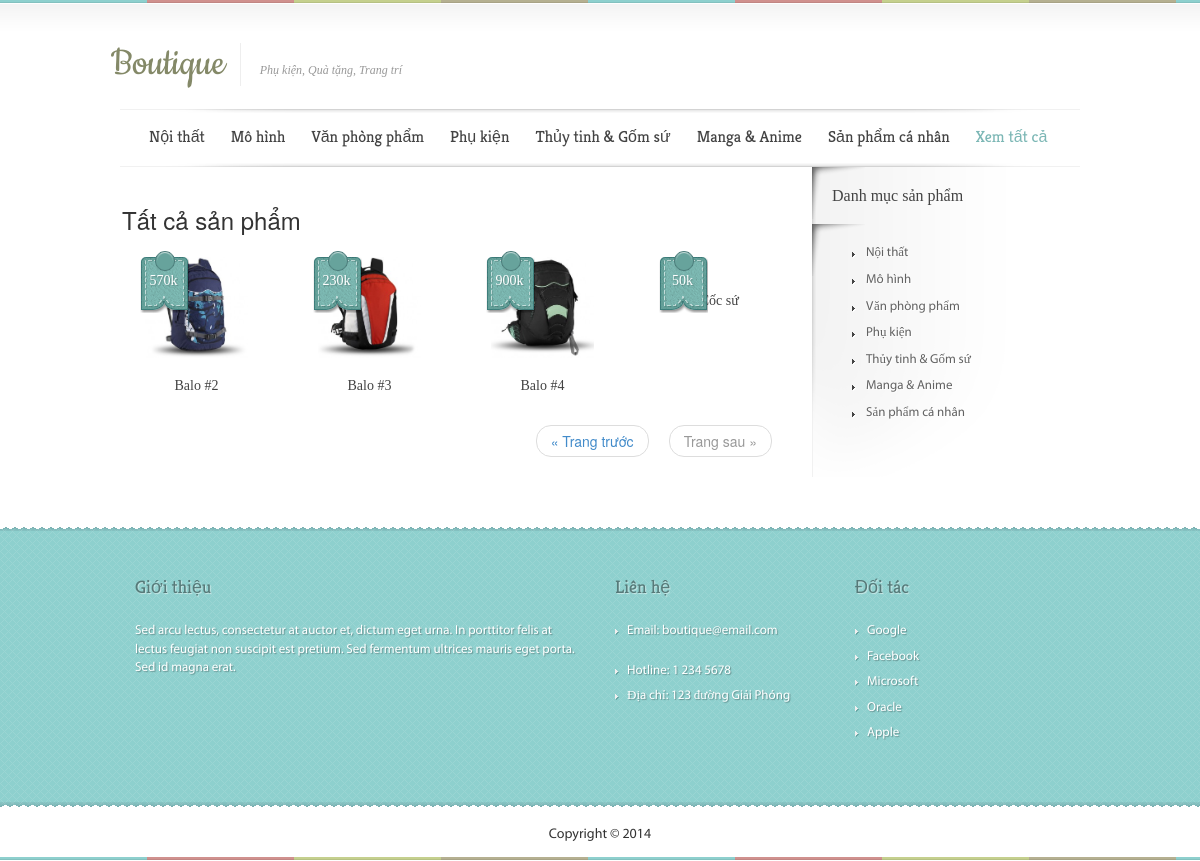
The app's page /products.php?&page=2, older data.
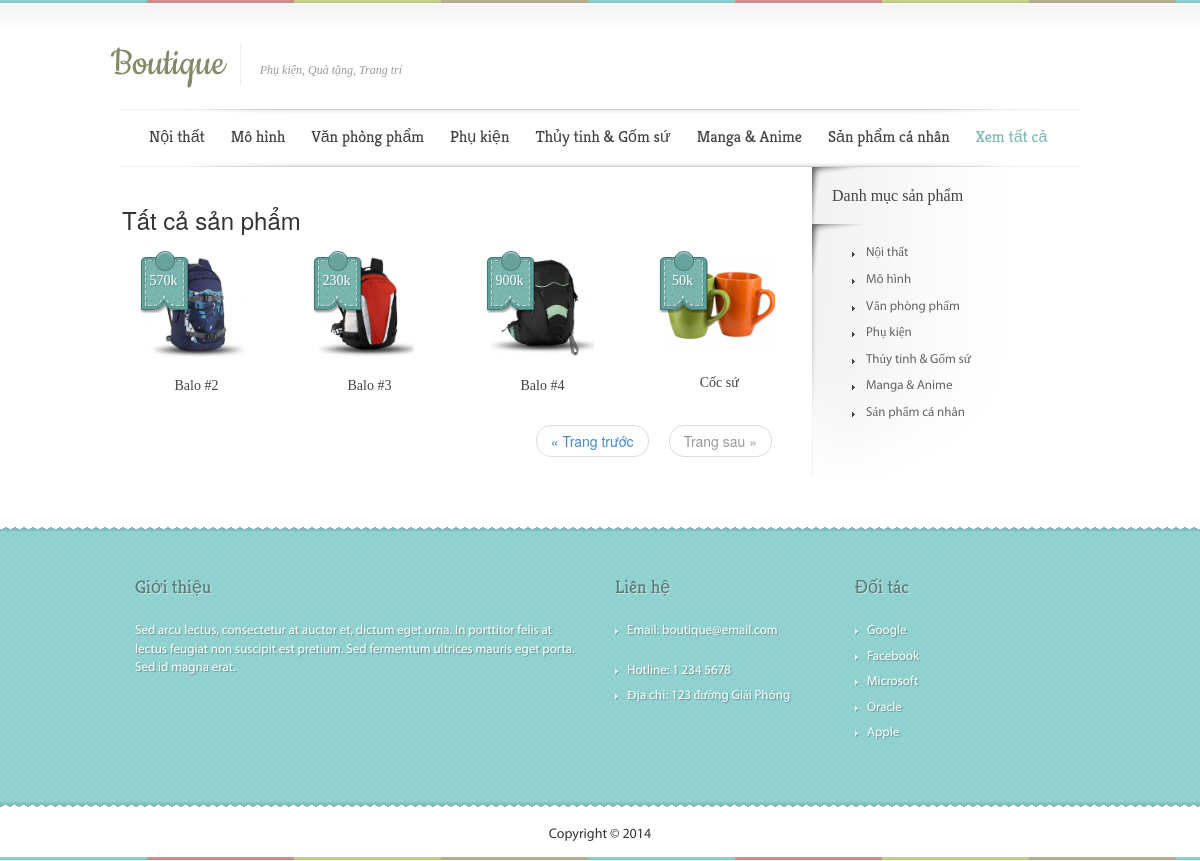
The same page, newer data.
### tables this page shows
CREATE TABLE products (
	id INT PRIMARY KEY AUTO_INCREMENT,
	name VARCHAR(512) NOT NULL,
	short_description VARCHAR(1024) NOT NULL,
	description TEXT NOT NULL,
	image VARCHAR(512),
	category_id INT REFERENCES categories(id),
	price float,
	published BIT NOT NULL DEFAULT 1,
	published_date DATETIME,
	created_date DATETIME,
	modified_date DATETIME
)  DEFAULT;

### core/DataContext.php (called while the page is built, shortened)
<?php
class DataContext {
	private $host = 'localhost';
	private $user = 'root';
	private $password = '';
	private $database = 'boutique';
	public $defaultLimit = 8;
	private function getConnection()
	{
		$db = new mysqli($this->host, $this->user, $this->password, $this->database);
		$db->set_charset('utf8');
		return $db;
	}
	public function getProducts($options = array())
	{
		$db = $this->getConnection();
		$defaults = array(
			'limit' => $this->defaultLimit,
			'offset' => 0,
			'search' => '',
			'published' => 1,
			'category_id' => '%'
		);
		$options = array_merge($defaults, $options);
		if (isset($options['page'])) {
			$limit = $this->defaultLimit;
			$offset = ($options['page'] - 1) * $this->defaultLimit;
		} else {
			$limit = $options['limit'];
			$offset = $options['offset'];
		}
		$search = '%' . $options['search'] . '%';
		$published = $options['published'];
		$categoryId = $options['category_id'];
		$statement = $db->prepare(
				"SELECT * FROM `products`
			WHERE (`published` IN (?) OR `published` LIKE ?)
			AND (`category_id` IN (?) OR `category_id` LIKE ?)
			AND (`name` LIKE ? OR `description` LIKE ? OR `short_description` LIKE ?)
			ORDER BY `published_date` DESC
			LIMIT ? OFFSET ?");
		$statement->bind_param('sssssssii', $published, $published, $categoryId, $categoryId, $search, $search, $search, $limit, $offset);
		$statement->execute();
		$products = array();
		$product = new Product();
		$statement->bind_result($product->id, $product->name, $product->shortDescription, $product->description, $product->image, $product->categoryId, $product->price, $product->published, $product->publishedDate, $product->createdDate, $product->modifiedDate);
		while ($statement->fetch()) {
			$products[] = unserialize(serialize($product));
		}
		return $products;
	}
	public function getCountProducts($options = array())
	{
		unset($options['page']);
		$options['offset'] = 0;
		$options['limit'] = PHP_INT_MAX;
		return count($this->getProducts($options));
	}
	public function getPageCountProducts($options = array())
	{
		return (int) ceil($this->getCountProducts($options) / $this->defaultLimit);
	}
}

### products.php (the view, shortened to what this page needs)
<?php
include_once './core/DataContext.php';
$db = new DataContext();
$options = array();
$page = $_GET['page'];
$options['page'] = $page;
$products = $db->getProducts($options);
$pageCount = $db->getPageCountProducts($options);
$page = max(min($pageCount, $page), 1);
?>
<html>
	<?php include './layout/documents.php'; ?>
	<body>
		<?php include './layout/header.php'; ?>
		<div class="container">
			<div id="content">
				<div id="main-bg">
					<div id="main-bottom-bg">
						<div id="left-area">
							<?php
							if (isset($category)) {
								echo "<h1>$category->name</h1>";
							} else {
								echo '<h1>Tất cả sản phẩm</h1>';
							}
							?>
							<?php
							foreach ($products as $i => $p) :
								if (($i + 1) % 4 == 0)
									echo '<div class="row row-product">';
								?>
								<div class="cell-product col-xs-3">
									<div class="main-item">
										<a href="#">
											<img class="thumb" src="<?php echo $p->image; ?>" />
											<span class="price-tag"><?php echo $p->price; ?>k</span>
										</a>
										<h3><a href="#"><?php echo $p->name; ?></a></h3>
									</div>
								</div>
								<?php
								if (($i + 1) % 4 == 0)
									echo '</div>';
							endforeach;
							?>
							<?php if (!empty($products) && $pageCount > 1) : ?>
							<ul class="pager text-right">
								<li class="previous <?php echo ($page <= 1) ? 'disabled' : '';?>" >
									<a href="products.php?<?php echo isset($categoryId) ? "category=$categoryId" : '';?>&page=<?php echo $page - 1; ?>">
										&laquo; Trang trước
									</a>
								</li>
								<li class="next <?php echo ($page >= $pageCount) ? 'disabled' : '';?>" >
									<a href="products.php?<?php echo isset($categoryId) ? "category=$categoryId" : '';?>&page=<?php echo $page + 1; ?>">
										Trang sau &raquo;
									</a>
								</li>
							</ul>
							<?php endif; ?>
						</div>
						<?php include './layout/sidebar.php'; ?>
					</div>
				</div>
			</div>
		</div>
		<?php include './layout/footer.php'; ?>
	</body>
</html>

Row changes from the older to the newer data that the page shows:
changed products "Cốc sứ": image: picture added
